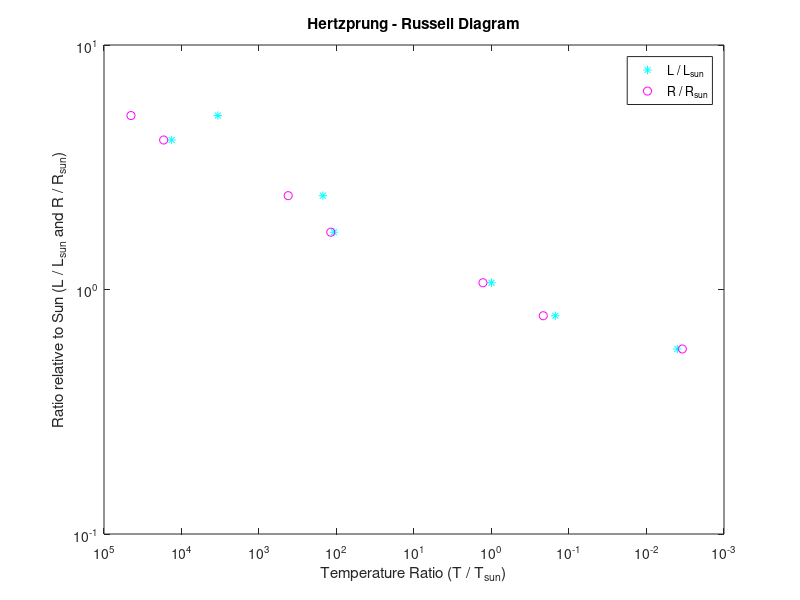

MATLAB code for this plot:
T=[5840 22400 13260 9400 3130 4280 28200]/5480;
LLdata=[1 13400 150 108 0.004 0.15 3400];
RRdata=[1 7.8 3.5 3.7 0.18 0.76 8];
LLsun=(RRdata.^2).*(T.^4);
p1=plot(LLdata,T,'c*');
xlabel('Temperature Ratio (T / T_s_u_n)');
ylabel('Ratio relative to Sun (L / L_s_u_n and R / R_s_u_n)');
set(gca,'XScale','log');
set(gca,'YScale','log');
set(gca,'XDir','reverse');
hold on;
p2=plot(LLsun,T,'mo');
set(gca,'YScale','log');
set(gca,'XDir','reverse')
legend('L / L_s_u_n','R / R_s_u_n');
title('Hertzprung - Russell Diagram');